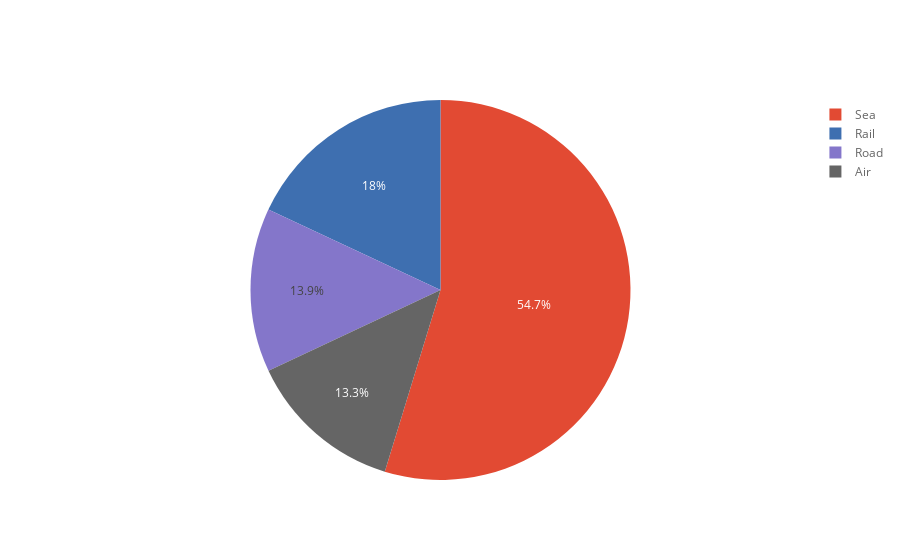

Notebook code cell kept with this figure:
### Markdown cell above
Se puede observar en la tabla que unicamente existen 4 medios de transporte, siendo el medio marino o las embarcaciones el más utilizado para realizar las exportaciones, siendo más de la mitad de ellas enviadas por este medio. A continuación se muestra la gráfica correspondiente:

### Code cell
top_medio_exp.iplot(kind='pie', labels="Medio de Transporte", values="Exportaciones")

### Figure 1 — Plotly figure (JSON) as saved in the notebook; plotly's stock layout.template omitted (floating-point values rounded to 4 significant figures)
{"data": [{"labels": ["Sea", "Rail", "Road", "Air"], "marker": {"colors": ["rgba(226, 74, 51, 1.0)", "rgba(62, 111, 176, 1.0)", "rgba(132, 118, 202, 1.0)", "rgba(101, 101, 101, 1.0)"]}, "name": "", "type": "pie", "values": [8434, 2780, 2149, 2045]}], "layout": {"legend": {"bgcolor": "#FFFFFF", "font": {"color": "#666666"}}, "paper_bgcolor": "#FFFFFF", "plot_bgcolor": "#E5E5E5", "titlefont": {"color": "#151516"}}}
